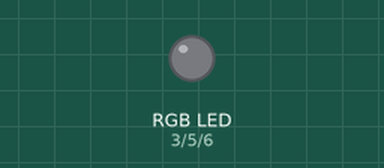
Recording of a sketch running on a simulated Arduino Uno, built with avr-gcc and run on an emulated ATmega328P. On the bench: an RGB LED mixed from three pins (HIGH = lit). Dim RGB values are drawn brighter than linear.

Above: at 0.15 s.
At 2.25 s:
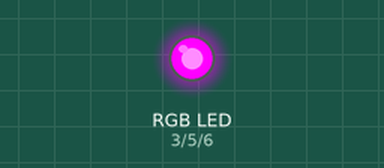
At 4.66 s:
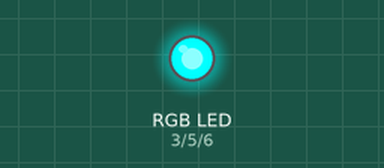
At 6.77 s:
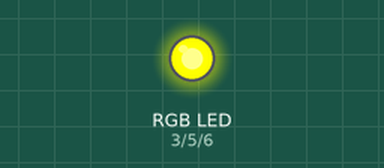
At 9.18 s:
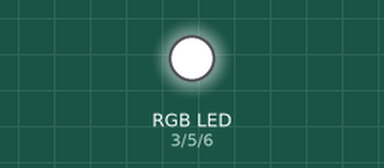
At 18.52 s:
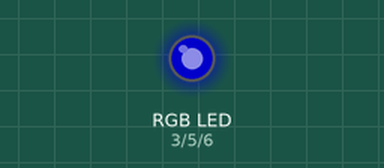
Timing chart, 0 to 18.5 s (numbered marks = the images above):
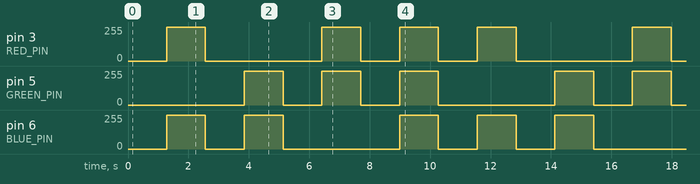

The sketch:

RGB_LED_Demo.ino
```cpp
/*
 * Engineer: Michael Dubisz
 *
 * This program demonstrates using an RGB LED
 * controlled by PWM signals.
 *
 * HARWARE:
 *  RGB LED
 *  2X 1kohm resistors
 *  330ohm resistor (red seems to be a bit weaker, so using a smaller resistor makes it brighter
 */

#define RED_PIN   3
#define GREEN_PIN 5
#define BLUE_PIN  6


void setup() {
  pinMode(RED_PIN, OUTPUT);
  pinMode(GREEN_PIN, OUTPUT);
  pinMode(BLUE_PIN, OUTPUT);
}

void loop() {

  //gradually brighten purple
  for(int i = 0; i <= 255; i++)
  {
    analogWrite(RED_PIN, i);
    analogWrite(BLUE_PIN, i);
    delay(5);
  }
  //gradually dim purple
  for(int i = 255; i >= 0; i--)
  {
    analogWrite(RED_PIN, i);
    analogWrite(BLUE_PIN, i);
    delay(5);
  }


  //gradually brighten cyan
  for(int i = 0; i <= 255; i++)
  {
    analogWrite(GREEN_PIN, i);
    analogWrite(BLUE_PIN, i);
    delay(5);
  }

  //gradually dim cyan
  for(int i = 255; i >= 0; i--)
  {
    analogWrite(GREEN_PIN, i);
    analogWrite(BLUE_PIN, i);
    delay(5);
  }


  //gradually brighten yellow-ish
  for(int i = 0; i <= 255; i++)
  {
    analogWrite(RED_PIN, i);
    analogWrite(GREEN_PIN, i);
    delay(5);
  }

  //gradually dim yellow-ish
  for(int i = 255; i >= 0; i--)
  {
    analogWrite(RED_PIN, i);
    analogWrite(GREEN_PIN, i);
    delay(5);
  }


  //gradually brighten white
  for(int i = 0; i <= 255; i++)
  {
    analogWrite(RED_PIN, i);
    analogWrite(GREEN_PIN, i);
    analogWrite(BLUE_PIN, i);
    delay(5);
  }

  //gradually dim white
  for(int i = 255; i >= 0; i--)
  {
    analogWrite(RED_PIN, i);
    analogWrite(GREEN_PIN, i);
    analogWrite(BLUE_PIN, i);
    delay(5);
  }

}
```

Measured:
- by itself, pin 3 (RED_PIN): 0/255 → 255/255 at 1.3 s, → 0/255 1.3 s later, → 255/255 3.9 s later, → 0/255 1.3 s later, … (10 changes in this stretch)
- by itself, pin 6 (BLUE_PIN): 0/255 → 255/255 at 1.3 s, → 0/255 1.3 s later, → 255/255 1.3 s later, → 0/255 1.3 s later, … (10 changes in this stretch)
- by itself, pin 5 (GREEN_PIN): 0/255 → 255/255 at 3.8 s, → 0/255 1.3 s later, → 255/255 1.3 s later, → 0/255 1.3 s later, … (10 changes in this stretch)
